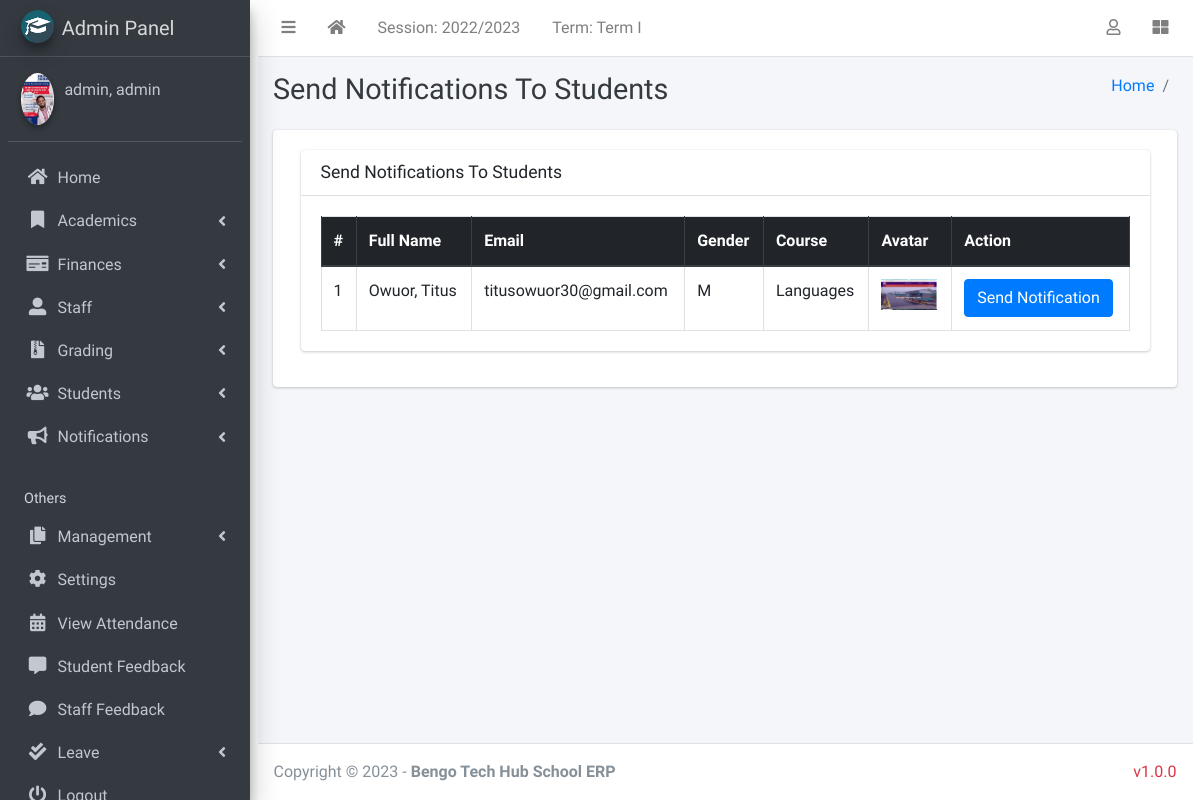
The app's page /manage/admin_notify_student (signed in), older data.
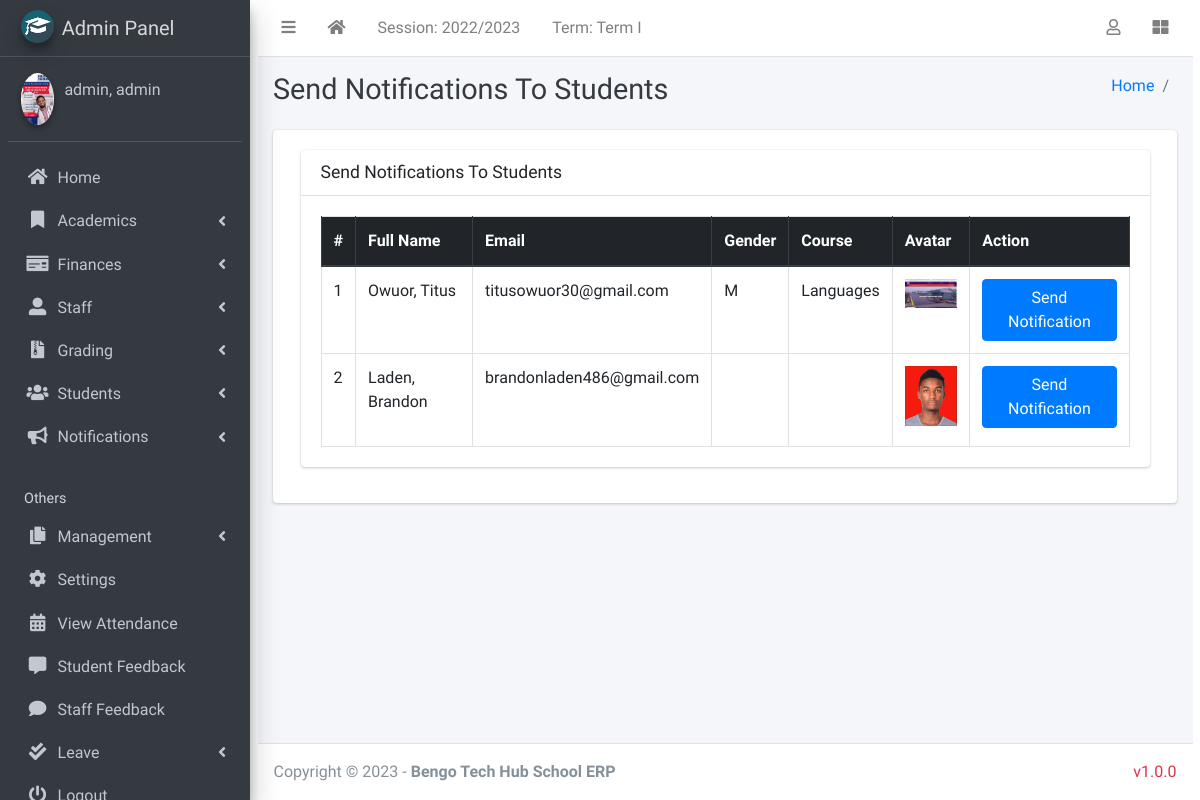
The same page, newer data.
### academics/models.py (models this page shows, shortened)
class AcademicSession(models.Model):
    name = models.CharField(max_length=200, unique=True)
    current = models.BooleanField(default=True)
    class Meta:
        ordering = ["-name"]

class AcademicTerm(models.Model):
    name = models.CharField(max_length=20, unique=True)
    current = models.BooleanField(default=True)
    class Meta:
        ordering = ["name"]

### authman/models.py (models this page shows, shortened)
class CustomUser(AbstractUser):
    USER_TYPE = ((1, "HOD"), (2, "Staff"), (3, "Student"))
    GENDER = [("M", "Male"), ("F", "Female"), ("O", "Other")]
    username = models.CharField(max_length=150, unique=True,blank=True,null=True)
    email = models.EmailField(unique=True)
    user_type = models.CharField(default=1, choices=USER_TYPE, max_length=1)
    gender = models.CharField(max_length=1, choices=GENDER)
    profile_pic = models.ImageField()
    other_name = models.CharField(max_length=200, blank=True)
    address = models.TextField()
    fcm_token = models.TextField(default="")  # For firebase notifications
    created_at = models.DateTimeField(auto_now_add=True)
    updated_at = models.DateTimeField(auto_now=True)
    USERNAME_FIELD = "email"
    REQUIRED_FIELDS = []
    objects = CustomUserManager()
    def __str__(self):
        return self.last_name + ", " + self.first_name

class Student(models.Model):
    STATUS_CHOICES = [("active", "Active"), ("inactive", "Inactive")]
    current_status = models.CharField(
        max_length=10, choices=STATUS_CHOICES, default="active"
    )
    admin = models.OneToOneField(CustomUser, on_delete=models.CASCADE)
    registration_number = models.CharField(max_length=200, unique=True)
    date_of_birth = models.DateField(default=timezone.now)
    current_class = models.ForeignKey(
        StudentClass, on_delete=models.SET_NULL, blank=True, null=True
    )
    course = models.ForeignKey(
        Course, on_delete=models.SET_NULL, default=1, blank=True, null=True)
    session = models.ForeignKey(
        AcademicSession, on_delete=models.SET_NULL, null=True)
    date_of_admission = models.DateField(default=timezone.now)
    parent = models.ForeignKey(Parent,on_delete=models.CASCADE,related_name='students',blank=True,null=True)
    others = models.TextField(blank=True)
    passport = models.ImageField(blank=True, upload_to="students/passports/")
    class Meta:
        ordering = ["id", "current_class"]

class Course(models.Model):
    name = models.CharField(max_length=255, default='Highschool Education')
    created_at = models.DateTimeField(auto_now_add=True)
    updated_at = models.DateTimeField(auto_now=True)

### management/hod_views.py (the view)
# urls.py: path("admin_notify_student", hod_views.admin_notify_student,
def admin_notify_student(request):
    student = CustomUser.objects.filter(user_type=3)
    context = {
        'page_title': "Send Notifications To Students",
        'students': student
    }
    return render(request, "hod_template/student_notification.html", context)

### templates/hod_template/student_notification.html (shortened to what this page needs)
{% extends 'management/base.html' %}
{% load static %}
{% block page_title %}{{page_title}}{% endblock page_title %}
{% block content %}
<section class="content">
    <div class="container-fluid">
        <div class="row">
            <div class="col-md-12">
                <div class="card">
                    <div class="card-header">
                        <h3 class="card-title">{{page_title}}</h3>
                    </div>
                    <div class="card-body">
                        <table id="example2" class="table table-bordered table-hover">
                            <thead class="thead-dark">
                                <tr>
                                    <th>#</th>
                                    <th>Full Name</th>
                                    <th>Email</th>
                                    <th>Gender</th>
                                    <th>Course</th>
                                    <th>Avatar</th>
                                    <th>Action</th>
                                </tr>
                            </thead>
                            <tbody>
                                {% for student in students %}
                                <tr>
                                    <td>{{ forloop.counter }}</td>
                                    <td>{{student.last_name}}, {{student.first_name}}</td>
                                    <td>{{student.email}}</td>
                                    <td>{{student.gender}}</td>
                                    <td>{{student.student.course.name}}</td>
                                    <td>
                                        {% if student.profile_pic == ""  %}
                                        No Image
                                        {% else %}
                                        <img class="img img-fluid mb-2" height="56" width="56"
                                            src="{{student.profile_pic}}" alt="">
                                        {% endif %}
                                    </td>
                                    <td><button data-toggle = "modal" data-target = "#myModal"class="btn btn-primary show_notification" value="{{student.id}}">Send Notification</button>
                                    </td>
                                </tr>
                                {% endfor %}
                            </tbody>
                        </table>
                    </div>
                </div>
            </div>
        </div>
    </div>
</section>
{% endblock content %}

### templates/management/base.html (shortened to what this page needs)
{% load static %}
<!DOCTYPE html>
<html>
  <head>
   <link rel="stylesheet" href="{% static 'mystyles/style.css' %}">
  <link rel="stylesheet" href="{% static 'plugins/fontawesome-free/css/all.min.css' %}">
  <link rel="stylesheet" href="{% static 'plugins/toastr/toastr.min.css' %}">
  <link rel="stylesheet"
    href="{% static 'plugins/overlayScrollbars/css/OverlayScrollbars.min.css' %}">
  <link rel="stylesheet" href="{% static 'plugins/Datatables/datatables.min.css' %}" />
  <link rel="stylesheet" href="{% static 'dist/css/adminlte.min.css' %}">
    <link rel="stylesheet" href="https://maxcdn.bootstrapcdn.com/bootstrap/4.5.2/css/bootstrap.min.css">
    <link
      rel="stylesheet"
      href="{% static 'plugins/fontawesome-free/css/all.min.css'%} "
    />
    <link
      rel="stylesheet"
      href="https://code.ionicframework.com/ionicons/2.0.1/css/ionicons.min.css"
    />
    <link
      rel="stylesheet"
      href="{% static 'plugins/tempusdominus-bootstrap-4/css/tempusdominus-bootstrap-4.min.css'%} "
    />
    <link
      rel="stylesheet"
      href="{% static 'plugins/icheck-bootstrap/icheck-bootstrap.min.css'%} "
    />
    <link rel="stylesheet" href="{% static 'dist/css/adminlte.min.css'%} " />
    <link
      rel="stylesheet"
      href="{% static 'plugins/overlayScrollbars/css/OverlayScrollbars.min.css'%} "
    />
    <link
      rel="stylesheet"
      href="{% static 'plugins/daterangepicker/daterangepicker.css'%} "
    />
  </head>
  <body class="hold-transition sidebar-mini layout-fixed">
    <div class="wrapper container-fluid">
    <nav class="main-header navbar navbar-expand navbar-white navbar-light">
      <ul class="navbar-nav">
        <li class="nav-item">
          <a class="nav-link" data-widget="pushmenu" href="#" role="button"><i
              class="fas fa-bars"></i></a>
        </li>
        <li class="nav-item d-none d-sm-inline-block">
          <a href="/" class="nav-link"><i class="fa fa-home"></i></a>
        </li>
        <li class="nav-item d-none d-sm-inline-block">
          <a href="{% url 'current-session' %}" class="nav-link">Session: {{ current_session }}</a>
        </li>
        <li class="nav-item d-none d-sm-inline-block">
          <a href="{% url 'current-session' %}" class="nav-link">Term: {{ current_term }}</a>
        </li>
      </ul>
      <ul class="navbar-nav ml-auto">
        <li class="nav-item dropdown">
          <a class="nav-link" data-toggle="dropdown" href="#">
            <i class="far fa-user"></i>
          </a>
        </li>
        <li class="nav-item">
          <a class="nav-link" data-widget="control-sidebar" data-slide="true"
            href="#" role="button"><i class="fas fa-th-large"></i></a>
        </li>
      </ul>
    </nav>
      {% include "management/sidebar_template.html" with user=user %}
      <div class="content-wrapper">
        <div class="content-header">
          <div class="container-fluid">
            <div class="row mb-2">
              <div class="col-sm-6">
                <h1 class="m-0 text-dark">
                  {% block page_title %}{% endblock page_title %}
                </h1>
              </div>
              <div class="col-sm-6">
              <ol class="breadcrumb float-sm-right">
                <li class="breadcrumb-item"><a href="/">Home</a></li>
                <li class="breadcrumb-item">{% block breadcrumb %}{% endblock breadcrumb %}</li>
              </ol>
            </div>
            </div>
          </div>
        </div>
      <section class="content">
        <div class="container-fluid">
          <div class="row">
            <div class="col-md-12">
              {% block fullcard %}
              <div class="card">
                <div class="card-body">
                  <div class="row">
                    <div class="col">
                      {% block content %}
                      {% endblock content %}
                    </div>
                  </div>
                </div>
              </div>
              {% endblock fullcard %}
            </div>
          </div>
        </div>
      </section>
      </div>
      {% include "management/footer.html" %}
    </div>
  </body>
</html>

### templates/management/sidebar_template.html (shortened to what this page needs)
{% load static %}
<aside class="main-sidebar sidebar-dark-info elevation-4">
    {% if request.user.user_type == '1' %}
    <a href="{% url 'admin_home' %}" class="brand-link">
        <img src="{% static 'dist/img/cmsl.png' %} " alt="AdminLTE Logo"
            class="brand-image img-circle elevation-3" >
        <span class="brand-text font-weight-light">Admin Panel</span>
    </a>
    <div class="sidebar">
        <div class="user-panel mt-3 pb-3 mb-3 d-flex">
            <div class="image">
                <img src="{{ request.user.profile_pic}}" class="img-circle elevation-2" alt="User Image">
            </div>
            <div class="info">
                <a href="#" class="d-block">{{user}}</a>
            </div>
        </div>
        <nav class="mt-2">
            <ul class="nav nav-pills nav-sidebar flex-column" data-widget="treeview" role="menu" data-accordion="false">
                <li class="nav-item">
                    {% url 'admin_home' as admin_home %}
                    <a href="{{admin_home}}" class="nav-link {% if admin_home == request.path %} active {% endif %}">
                        <i class="nav-icon fas fa-home"></i>
                        <p>
                            Home
                        </p>
                    </a>
                </li>
                <li class="nav-item has-treeview">
                    <a href="#" class="nav-link">
                        <i class="nav-icon fas fa-bookmark"></i>
                        <p>
                            Academics
                            <i class="fas fa-angle-left right"></i>
                        </p>
                    </a>
                </li>
                <li class="nav-item has-treeview">
                    <a href="#" class="nav-link">
                        <i class="nav-icon fas fa-money-check"></i>
                        <p>
                            Finances
                            <i class="fas fa-angle-left right"></i>
                        </p>
                    </a>
                </li>
                <li class="nav-item has-treeview">
                    <a href="#" class="nav-link">
                        <i class="nav-icon fas fa-user-alt"></i>
                        <p>
                            Staff
                            <i class="fas fa-angle-left right"></i>
                        </p>
                    </a>
                </li>
                 <li class="nav-item has-treeview">
              <a href="#" class="nav-link">
                <i class="nav-icon fas fa-file-archive"></i>
                <p>
                  Grading
                  <i class="fas fa-angle-left right"></i>
                </p>
              </a>
            </li>
                <li class="nav-item has-treeview">
                    <a href="#" class="nav-link">
                        <i class="nav-icon fas fa-users"></i>
                        <p>
                            Students
                            <i class="fas fa-angle-left right"></i>
                        </p>
                    </a>
                </li>
                 <li class="nav-item has-treeview">
                    <a href="#" class="nav-link">
                        <i class="nav-icon fas fa-bullhorn"></i>
                        <p>
                            Notifications
                            <i class="fas fa-angle-left right"></i>
                        </p>
                    </a>
                </li>
                <li class="nav-header">Others</li>
            <li class="nav-item has-treeview">
              <a href="#" class="nav-link">
                <i class="nav-icon fas fa-copy"></i>
                <p>
                  Management
                  <i class="fas fa-angle-left right"></i>
                </p>
              </a>
            </li>
            <li class="nav-item">
              <a href="{% url 'configs' %}" class="nav-link">
                <i class="nav-icon fas fa-cog"></i>
                <p>
                  Settings
                </p>
              </a>
              </li>
                <li class="nav-item">
                    {% url 'admin_view_attendance' as admin_view_attendance %}
                <li class="nav-item">
                    <a href="{{admin_view_attendance}}"
                        class="nav-link  {% if admin_view_attendance == request.path %} active {% endif %}">
                        <i class="nav-icon fas fa-calendar-alt"></i>
                        <p>
                            View Attendance
                        </p>
                    </a>
                </li>
                <li class="nav-item">
                    {% url 'student_feedback_message' as student_feedback_message %}
                    <a href="{{ student_feedback_message }}"
                        class="nav-link  {% if student_feedback_message == request.path %} active {% endif %}">
                        <i class="nav-icon fas fa-comment-alt"></i>
                        <p>
                            Student Feedback
                        </p>
                    </a>
                </li>
                <li class="nav-item">
                    {% url 'staff_feedback_message' as staff_feedback_message %}
                    <a href="{{staff_feedback_message}}"
                        class="nav-link   {% if staff_feedback_message == request.path %} active {% endif %}">
                        <i class="nav-icon fas fa-comment"></i>
                        <p>
                            Staff Feedback
                        </p>
                    </a>
                </li>
                 <li class="nav-item has-treeview">
                    <a href="#" class="nav-link">
                        <i class="nav-icon fas fa-check-double"></i>
                        <p>
                            Leave
                            <i class="fas fa-angle-left right"></i>
                        </p>
                    </a>
                </li>
                                        {% endif %}
                                        <li class="nav-item">
                                            <a href="{% url 'user_logout' %}"
                                                onclick="return confirm('Your session would be terminated.\n\nProceed?')"
                                                class="nav-link">
                                                <i class="nav-icon fas fa-power-off"></i>
                                                <p>
                                                </p>
                                            </a>
                                        </li>
                                    </ul>
                                </nav>
                            </div>
</aside>

Row changes from the older to the newer data that the page shows:
added CustomUser: last_name "Laden", first_name "Brandon", email "brandonladen486@gmail.com", profile_pic (picture), {{ student.id }} 4 (drawn)
